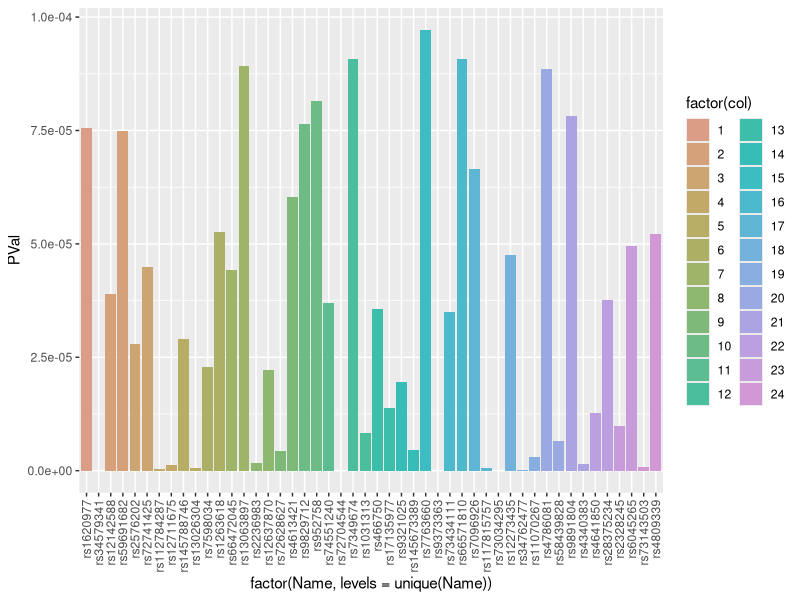

The R script that drew this image:
## ---- chunk 1
library('readxl')
Xanax <- read_excel('ANX_2026_daner_fullANX_v12_woUTAH_11022026.gz.p4.clump.areator.sorted.1mhc (1).xls')
## ---- chunk 2
library('tidyverse')

chr_distances_1 <- list()

for(chr_num in 1:10){
  chr_data <- Xanax %>% 
    filter(CHR == chr_num) %>% 
    arrange(BP)
  # 2. Only calculate distances if there are at least 2 SNPs
  #    because you need a current SNP and a next SNP to find a distance
  if (nrow(chr_data) >= 2) {
    
    # 3. Create a table comparing each SNP to the next SNP
    distance_table <- data.frame(
      CHR = chr_num,                         # chromosome number
      SNP = chr_data$SNP[-nrow(chr_data)],   # all SNPs except the last one
      PVal = chr_data$P[-nrow(chr_data)],    # corresponding PVals
      curr_SNP_pos = chr_data$BP[-nrow(chr_data)], # all positions except the last one
      next_SNP_pos = chr_data$BP[-1],            # all positions except the first one
      BP_diff = diff(chr_data$BP)           # distance between neighboring SNPs
    )
    
    # 4. Store this chromosome's distance table in the list
    chr_distances_1[[chr_num]] <- distance_table
  }
}

# 5. Combine all chromosome tables into one big data frame
chr_distances_1  <- do.call(rbind, chr_distances_1)

# 3. Classify each distance into your table's custom scales!
chr_distances_1  <- chr_distances_1  %>% 
  mutate(
    Classification = case_when(
      BP_diff < 20000                  ~ "very close",
      BP_diff >= 20000 & BP_diff < 100000   ~ "close",
      BP_diff >= 100000 & BP_diff < 1000000 ~ "far",
      BP_diff >= 1000000               ~ "very far"
    )
  )


# View the final table
chr_distances_1 
## ---- chunk 3
#new empty list thats going to hold all chromosome distances, each entry is a dataframe
chr_distances_2 <- list()

for(chr_num in 11:22){
  chr_data <- Xanax %>% 
    filter(CHR == chr_num) %>% 
    arrange(BP)
  # 2. Only calculate distances if there are at least 2 SNPs
  #    because you need a current SNP and a next SNP to find a distance
  if (nrow(chr_data) >= 2) {
    
    # 3. Create a table comparing each SNP to the next SNP
    distance_table <- data.frame(
      CHR = chr_num,                         # chromosome number
      SNP = chr_data$SNP[-nrow(chr_data)],   # all SNPs except the last one
      PVal = chr_data$P[-nrow(chr_data)],    # corresponding PVals
      curr_SNP_pos = chr_data$BP[-nrow(chr_data)], # all positions except the last one
      next_SNP_pos = chr_data$BP[-1],            # all positions except the first one
      BP_diff = diff(chr_data$BP)           # distance between neighboring SNPs
    )
    
    # 4. Store this chromosome's distance table in the list
    chr_distances_2[[chr_num]] <- distance_table
  }
}

# 5. Combine all chromosome tables into one big data frame
chr_distances_2 <- do.call(rbind, chr_distances_2)

# 3. Classify each distance into your table's custom scales!
chr_distances_2 <- chr_distances_2 %>% 
  mutate(
    Classification = case_when(
      BP_diff < 20000                  ~ "very close",
      BP_diff >= 20000 & BP_diff < 100000   ~ "close",
      BP_diff >= 100000 & BP_diff < 1000000 ~ "far",
      BP_diff >= 1000000               ~ "very far"
    )
  )


# View the final table
chr_distances_2 


## ---- chunk 4

closepairs <- list()
close_SNPs <- c()
volcano_SNP_overlaps <- c()

#loops through chr_distances_1 and 2, pulls out rows (SNPS) classified as very close, and adds that SNP
#and the next (very close to each other) as well as the chromosome number to a list (dictionary)

#also adds the SNP to list volcano_SNP_overlaps to analyze/compare data with volcano plot

for (i in 1:length(chr_distances_1$Classification)) {
  if (chr_distances_1$Classification[i] == 'very close') {
    closepairs <- append(closepairs, list(c(chr_distances_1$CHR[i], chr_distances_1$SNP[i], chr_distances_1$PVal[i], chr_distances_1$SNP[i+1], chr_distances_1$PVal[i+1])))
    close_SNPs <- append(volcano_SNP_overlaps, chr_distances_1$SNP[i])
  }
}


for (i in 1:length(chr_distances_2$Classification)) {
  if (chr_distances_2$Classification[i] == 'very close') {
    closepairs <- append(closepairs, list(c(chr_distances_2$CHR[i], chr_distances_2$SNP[i], chr_distances_2$PVal[i], chr_distances_2$SNP[i+1], chr_distances_2$PVal[i+1]))) 
    close_SNPs <- append(volcano_SNP_overlaps, chr_distances_2$SNP[i])
  }
}

closepairs
## ---- chunk 5
Xanax <- rename(Xanax,'genelist' = 'genes.6.50kb(dist2index)')
SNP_names <- c()
SNP_pval <- c()
for (i in 1:length(chr_distances_1$Classification)) {
  if (chr_distances_1$Classification[i] == 'very close') {
    SNP_names <- c(SNP_names, chr_distances_1$SNP[i], chr_distances_1$SNP[i+1])
    SNP_pval <- c(SNP_pval, chr_distances_1$PVal[i], chr_distances_1$PVal[i+1])
  }
}

for (i in 1:length(chr_distances_2$Classification)) {
  if (chr_distances_2$Classification[i] == 'very close') {
    SNP_names <- c(SNP_names, chr_distances_2$SNP[i], chr_distances_2$SNP[i+1])
    SNP_pval <- c(SNP_pval, chr_distances_2$PVal[i], chr_distances_2$PVal[i+1])
  }
}
SNP_names
SNP_pval
## ---- chunk 6
column_list <- list(
  Name = SNP_names,
  PVal = SNP_pval
)
df_data <- as.data.frame(column_list)
pair_num <- 1
df_data$col <- 1
df_data$genes <- NA
for (i in 1:nrow(df_data)){
  if (i > 2){
    if (df_data$col[i-1] == df_data$col[i-2]){
        pair_num <- pair_num + 1
    }
  }
  df_data$col[i] <- pair_num
  df_data$genes[i] <- Xanax$genelist[Xanax$SNP == df_data$Name[i]]
}
df_data

palette_cols <- hcl.colors(30, palette = "Dynamic")
ggplot(df_data, aes(x = factor(Name, levels = unique(Name)), y = PVal, fill = factor(col))) + geom_col() + theme(axis.text.x = element_text(angle = 90, vjust = 0.5, hjust = 1)) + scale_fill_manual(values = palette_cols)

## ---- chunk 7
library(stringr)
pairdf <- as.data.frame(do.call(rbind, closepairs))
colnames(pairdf) <- c('Chromosome', 'SNP1', 'Pval1', 'SNP2', 'Pval2')

genevec <- c()
for (i in seq(from = 1, to = 48, by = 2)) {
    if (str_detect(df_data$genes[i], "(0.0)")) {
      append(genevec, df_data$genes[i])
    }
}
genevec


#I NEED THE P-VALUES OF EACH OF THESE SNPS AS COLUMSN IN THE DF.


## ---- chunk 8
 
sig_from_volcano <- c("rs58825580", "rs7110863",  "rs10959883", "rs11241568", "rs4976976",  "rs10476497", "rs77960")
overlaps <- c()
for (i in 1:length(close_SNPs)) {
  for (j in 1:length(sig_from_volcano)) {
    if (sig_from_volcano[j] == close_SNPs[i]) {
    overlaps <- append(overlaps, close_SNPs[i])
    }
  }
}
overlaps
